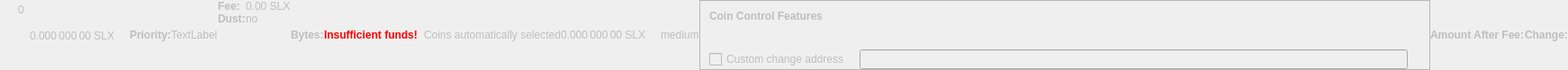
    <widget class="QWidget" name="dummyHideWidget" native="true">
     <property name="enabled">
      <bool>false</bool>
     </property>
     <property name="maximumSize">
      <size>
       <width>100</width>
       <height>22</height>
      </size>
     </property>
     <layout class="QHBoxLayout" name="dummyHideLayout">
      <property name="spacing">
       <number>0</number>
      </property>
      <property name="leftMargin">
       <number>0</number>
      </property>
      <property name="topMargin">
       <number>0</number>
      </property>
      <property name="rightMargin">
       <number>0</number>
      </property>
      <property name="bottomMargin">
       <number>0</number>
      </property>
      <item>
       <layout class="QFormLayout" name="formLayoutCoinControl1">
        <property name="horizontalSpacing">
         <number>10</number>
        </property>
        <property name="verticalSpacing">
         <number>14</number>
        </property>
        <property name="leftMargin">
         <number>10</number>
        </property>
        <property name="topMargin">
         <number>4</number>
        </property>
        <property name="rightMargin">
         <number>6</number>
        </property>
        <item row="0" column="1">
         <widget class="QLabel" name="labelCoinControlBytes">
          <property name="cursor">
           <cursorShape>IBeamCursor</cursorShape>
          </property>
          <property name="contextMenuPolicy">
           <enum>Qt::ActionsContextMenu</enum>
          </property>
          <property name="text">
           <string notr="true">0</string>
          </property>
          <property name="textInteractionFlags">
           <set>Qt::LinksAccessibleByMouse|Qt::TextSelectableByKeyboard|Qt::TextSelectableByMouse</set>
          </property>
         </widget>
        </item>
       </layout>
      </item>
      <item>
       <widget class="QLabel" name="labelCoinControlAfterFee">
        <property name="enabled">
         <bool>false</bool>
        </property>
        <property name="sizePolicy">
         <sizepolicy hsizetype="Fixed" vsizetype="Fixed">
          <horstretch>0</horstretch>
          <verstretch>0</verstretch>
         </sizepolicy>
        </property>
        <property name="minimumSize">
         <size>
          <width>111</width>
          <height>12</height>
         </size>
        </property>
        <property name="maximumSize">
         <size>
          <width>111</width>
          <height>12</height>
         </size>
        </property>
        <property name="cursor">
         <cursorShape>IBeamCursor</cursorShape>
        </property>
        <property name="contextMenuPolicy">
         <enum>Qt::ActionsContextMenu</enum>
        </property>
        <property name="text">
         <string notr="true">0.000 000 00 SLX</string>
        </property>
        <property name="textInteractionFlags">
         <set>Qt::LinksAccessibleByMouse|Qt::TextSelectableByKeyboard|Qt::TextSelectableByMouse</set>
        </property>
       </widget>
      </item>
      <item>
       <widget class="QLabel" name="labelCoinControlPriorityText">
        <property name="enabled">
         <bool>false</bool>
        </property>
        <property name="font">
         <font>
          <weight>75</weight>
          <bold>true</bold>
         </font>
        </property>
        <property name="text">
         <string>Priority:</string>
        </property>
       </widget>
      </item>
      <item>
       <layout class="QHBoxLayout" name="horizontalLayout">
        <item>
         <widget class="QLabel" name="WarningLabel">
          <property name="text">
           <string>TextLabel</string>
          </property>
         </widget>
        </item>
       </layout>
      </item>
      <item>
       <layout class="QFormLayout" name="formLayoutCoinControl3">
        <property name="horizontalSpacing">
         <number>0</number>
        </property>
        <property name="verticalSpacing">
         <number>0</number>
        </property>
        <property name="leftMargin">
         <number>0</number>
        </property>
        <property name="topMargin">
         <number>0</number>
        </property>
        <property name="rightMargin">
         <number>0</number>
        </property>
        <item row="0" column="0">
         <widget class="QLabel" name="labelCoinControlFeeText">
          <property name="enabled">
           <bool>false</bool>
          </property>
          <property name="font">
           <font>
            <weight>75</weight>
            <bold>true</bold>
           </font>
          </property>
          <property name="text">
           <string>Fee:</string>
          </property>
          <property name="margin">
           <number>0</number>
          </property>
         </widget>
        </item>
        <item row="0" column="1">
         <widget class="QLabel" name="labelCoinControlFee">
          <property name="enabled">
           <bool>false</bool>
          </property>
          <property name="cursor">
           <cursorShape>IBeamCursor</cursorShape>
          </property>
          <property name="contextMenuPolicy">
           <enum>Qt::ActionsContextMenu</enum>
          </property>
          <property name="text">
           <string notr="true">0.00 SLX</string>
          </property>
          <property name="textInteractionFlags">
           <set>Qt::LinksAccessibleByMouse|Qt::TextSelectableByKeyboard|Qt::TextSelectableByMouse</set>
          </property>
         </widget>
        </item>
        <item row="1" column="0">
         <widget class="QLabel" name="labelCoinControlLowOutputText">
          <property name="enabled">
           <bool>false</bool>
          </property>
          <property name="font">
           <font>
            <weight>75</weight>
            <bold>true</bold>
           </font>
          </property>
          <property name="text">
           <string>Dust:</string>
          </property>
         </widget>
        </item>
        <item row="1" column="1">
         <widget class="QLabel" name="labelCoinControlLowOutput">
          <property name="enabled">
           <bool>false</bool>
          </property>
          <property name="cursor">
           <cursorShape>IBeamCursor</cursorShape>
          </property>
          <property name="contextMenuPolicy">
           <enum>Qt::ActionsContextMenu</enum>
          </property>
          <property name="text">
           <string>no</string>
          </property>
          <property name="textInteractionFlags">
           <set>Qt::LinksAccessibleByMouse|Qt::TextSelectableByKeyboard|Qt::TextSelectableByMouse</set>
          </property>
         </widget>
        </item>
       </layout>
      </item>
      <item>
       <widget class="QLabel" name="labelCoinControlBytesText">
        <property name="enabled">
         <bool>false</bool>
        </property>
        <property name="font">
         <font>
          <weight>75</weight>
          <bold>true</bold>
         </font>
        </property>
        <property name="text">
         <string>Bytes:</string>
        </property>
       </widget>
      </item>
      <item>
       <layout class="QFormLayout" name="formLayoutCoinControl2">
        <property name="horizontalSpacing">
         <number>0</number>
        </property>
        <property name="verticalSpacing">
         <number>0</number>
        </property>
        <property name="leftMargin">
         <number>0</number>
        </property>
        <property name="topMargin">
         <number>0</number>
        </property>
        <property name="rightMargin">
         <number>0</number>
        </property>
       </layout>
      </item>
      <item>
       <layout class="QHBoxLayout" name="horizontalLayoutCoinControl2">
        <property name="spacing">
         <number>0</number>
        </property>
        <property name="bottomMargin">
         <number>0</number>
        </property>
       </layout>
      </item>
      <item>
       <widget class="QLabel" name="labelCoinControlInsuffFunds">
        <property name="enabled">
         <bool>false</bool>
        </property>
        <property name="minimumSize">
         <size>
          <width>0</width>
          <height>0</height>
         </size>
        </property>
        <property name="font">
         <font>
          <weight>75</weight>
          <bold>true</bold>
         </font>
        </property>
        <property name="styleSheet">
         <string notr="true">color:red;font-weight:bold;</string>
        </property>
        <property name="text">
         <string>Insufficient funds!</string>
        </property>
        <property name="margin">
         <number>5</number>
        </property>
       </widget>
      </item>
      <item>
       <layout class="QFormLayout" name="formLayoutCoinControl4">
        <property name="horizontalSpacing">
         <number>0</number>
        </property>
        <property name="verticalSpacing">
         <number>0</number>
        </property>
        <property name="leftMargin">
         <number>0</number>
        </property>
        <property name="topMargin">
         <number>0</number>
        </property>
        <property name="rightMargin">
         <number>0</number>
        </property>
       </layout>
      </item>
      <item>
       <widget class="QLabel" name="labelCoinControlChangeLabel">
        <property name="enabled">
         <bool>false</bool>
        </property>
        <property name="sizePolicy">
         <sizepolicy hsizetype="Preferred" vsizetype="Expanding">
          <horstretch>0</horstretch>
          <verstretch>0</verstretch>
         </sizepolicy>
        </property>
        <property name="minimumSize">
         <size>
          <width>0</width>
          <height>0</height>
         </size>
        </property>
        <property name="text">
         <string/>
        </property>
        <property name="margin">
         <number>3</number>
        </property>
       </widget>
      </item>
      <item>
       <widget class="QLabel" name="labelCoinControlAutomaticallySelected">
        <property name="enabled">
         <bool>false</bool>
        </property>
        <property name="sizePolicy">
         <sizepolicy hsizetype="Fixed" vsizetype="Fixed">
          <horstretch>0</horstretch>
          <verstretch>0</verstretch>
         </sizepolicy>
        </property>
        <property name="minimumSize">
         <size>
          <width>0</width>
          <height>0</height>
         </size>
        </property>
        <property name="maximumSize">
         <size>
          <width>240</width>
          <height>16777215</height>
         </size>
        </property>
        <property name="text">
         <string>Coins automatically selected</string>
        </property>
        <property name="margin">
         <number>5</number>
        </property>
       </widget>
      </item>
      <item>
       <widget class="QLabel" name="labelCoinControlChange">
        <property name="enabled">
         <bool>false</bool>
        </property>
        <property name="sizePolicy">
         <sizepolicy hsizetype="Fixed" vsizetype="Fixed">
          <horstretch>0</horstretch>
          <verstretch>0</verstretch>
         </sizepolicy>
        </property>
        <property name="minimumSize">
         <size>
          <width>111</width>
          <height>0</height>
         </size>
        </property>
        <property name="maximumSize">
         <size>
          <width>111</width>
          <height>16777215</height>
         </size>
        </property>
        <property name="cursor">
         <cursorShape>IBeamCursor</cursorShape>
        </property>
        <property name="contextMenuPolicy">
         <enum>Qt::ActionsContextMenu</enum>
        </property>
        <property name="text">
         <string notr="true">0.000 000 00 SLX</string>
        </property>
        <property name="textInteractionFlags">
         <set>Qt::LinksAccessibleByMouse|Qt::TextSelectableByKeyboard|Qt::TextSelectableByMouse</set>
        </property>
       </widget>
      </item>
      <item>
       <widget class="QLabel" name="labelCoinControlPriority">
        <property name="enabled">
         <bool>false</bool>
        </property>
        <property name="cursor">
         <cursorShape>IBeamCursor</cursorShape>
        </property>
        <property name="contextMenuPolicy">
         <enum>Qt::ActionsContextMenu</enum>
        </property>
        <property name="text">
         <string>medium</string>
        </property>
        <property name="textInteractionFlags">
         <set>Qt::LinksAccessibleByMouse|Qt::TextSelectableByKeyboard|Qt::TextSelectableByMouse</set>
        </property>
       </widget>
      </item>
      <item>
       <widget class="QFrame" name="frameCoinControl">
        <property name="sizePolicy">
         <sizepolicy hsizetype="Expanding" vsizetype="Expanding">
          <horstretch>0</horstretch>
          <verstretch>0</verstretch>
         </sizepolicy>
        </property>
        <property name="maximumSize">
         <size>
          <width>16777215</width>
          <height>16777215</height>
         </size>
        </property>
        <property name="frameShape">
         <enum>QFrame::StyledPanel</enum>
        </property>
        <property name="frameShadow">
         <enum>QFrame::Sunken</enum>
        </property>
        <layout class="QVBoxLayout" name="verticalLayoutCoinControl2_2">
         <property name="spacing">
          <number>0</number>
         </property>
         <property name="leftMargin">
          <number>0</number>
         </property>
         <property name="topMargin">
          <number>0</number>
         </property>
         <property name="rightMargin">
          <number>0</number>
         </property>
         <property name="bottomMargin">
          <number>0</number>
         </property>
         <item>
          <layout class="QVBoxLayout" name="verticalLayoutCoinControl" stretch="0,0,0,1">
           <property name="spacing">
            <number>0</number>
           </property>
           <property name="leftMargin">
            <number>10</number>
           </property>
           <property name="topMargin">
            <number>10</number>
           </property>
           <item>
            <layout class="QHBoxLayout" name="horizontalLayoutCoinControl1">
             <property name="bottomMargin">
              <number>15</number>
             </property>
             <item>
              <widget class="QLabel" name="labelCoinControlFeatures">
               <property name="enabled">
                <bool>false</bool>
               </property>
               <property name="sizePolicy">
                <sizepolicy hsizetype="Preferred" vsizetype="Maximum">
                 <horstretch>0</horstretch>
                 <verstretch>0</verstretch>
                </sizepolicy>
               </property>
               <property name="font">
                <font>
                 <weight>75</weight>
                 <bold>true</bold>
                </font>
               </property>
               <property name="styleSheet">
                <string notr="true">font-weight:bold;</string>
               </property>
               <property name="text">
                <string>Coin Control Features</string>
               </property>
              </widget>
             </item>
            </layout>
           </item>
           <item>
            <widget class="QWidget" name="widgetCoinControl" native="true">
             <property name="sizePolicy">
              <sizepolicy hsizetype="Preferred" vsizetype="Preferred">
               <horstretch>0</horstretch>
               <verstretch>0</verstretch>
              </sizepolicy>
             </property>
             <property name="minimumSize">
              <size>
               <width>0</width>
               <height>0</height>
              </size>
             </property>
             <property name="styleSheet">
              <string notr="true"/>
             </property>
             <layout class="QHBoxLayout" name="horizontalLayoutCoinControl5_2">
              <property name="leftMargin">
               <number>0</number>
              </property>
              <property name="topMargin">
               <number>0</number>
              </property>
              <property name="rightMargin">
               <number>0</number>
              </property>
              <property name="bottomMargin">
               <number>0</number>
              </property>
              <item>
               <layout class="QHBoxLayout" name="horizontalLayoutCoinControl3">
                <property name="spacing">
                 <number>20</number>
                </property>
                <property name="topMargin">
                 <number>0</number>
                </property>
                <property name="bottomMargin">
                 <number>10</number>
                </property>
               </layout>
              </item>
             </layout>
            </widget>
           </item>
           <item>
            <layout class="QHBoxLayout" name="horizontalLayoutCoinControl4" stretch="0,0,0">
             <property name="spacing">
              <number>12</number>
             </property>
             <property name="sizeConstraint">
              <enum>QLayout::SetDefaultConstraint</enum>
             </property>
             <property name="topMargin">
              <number>5</number>
             </property>
             <property name="rightMargin">
              <number>5</number>
             </property>
             <item>
              <widget class="QCheckBox" name="checkBoxCoinControlChange">
               <property name="enabled">
                <bool>false</bool>
               </property>
               <property name="toolTip">
                <string>If this is activated, but the change address is empty or invalid, change will be sent to a newly generated address.</string>
               </property>
               <property name="text">
                <string>Custom change address</string>
               </property>
              </widget>
             </item>
             <item>
              <widget class="QValidatedLineEdit" name="lineEditCoinControlChange">
               <property name="enabled">
                <bool>false</bool>
               </property>
               <property name="sizePolicy">
                <sizepolicy hsizetype="Expanding" vsizetype="Fixed">
                 <horstretch>0</horstretch>
                 <verstretch>0</verstretch>
                </sizepolicy>
               </property>
              </widget>
             </item>
             <item>
              <widget class="QLabel" name="labelCoinControlChangeLabel_2">
               <property name="sizePolicy">
                <sizepolicy hsizetype="Preferred" vsizetype="Expanding">
                 <horstretch>0</horstretch>
                 <verstretch>0</verstretch>
                </sizepolicy>
               </property>
               <property name="minimumSize">
                <size>
                 <width>0</width>
                 <height>0</height>
                </size>
               </property>
               <property name="text">
                <string/>
               </property>
               <property name="margin">
                <number>3</number>
               </property>
              </widget>
             </item>
            </layout>
           </item>
           <item>
            <spacer name="verticalSpacerCoinControl">
             <property name="orientation">
              <enum>Qt::Vertical</enum>
             </property>
             <property name="sizeHint" stdset="0">
              <size>
               <width>800</width>
               <height>1</height>
              </size>
             </property>
            </spacer>
           </item>
          </layout>
         </item>
        </layout>
       </widget>
      </item>
      <item>
       <widget class="QLabel" name="labelCoinControlAfterFeeText">
        <property name="enabled">
         <bool>false</bool>
        </property>
        <property name="minimumSize">
         <size>
          <width>0</width>
          <height>0</height>
         </size>
        </property>
        <property name="maximumSize">
         <size>
          <width>16777215</width>
          <height>16777215</height>
         </size>
        </property>
        <property name="font">
         <font>
          <weight>75</weight>
          <bold>true</bold>
         </font>
        </property>
        <property name="text">
         <string>Amount After Fee:</string>
        </property>
        <property name="alignment">
         <set>Qt::AlignLeading|Qt::AlignLeft|Qt::AlignVCenter</set>
        </property>
        <property name="margin">
         <number>0</number>
        </property>
       </widget>
      </item>
      <item>
       <widget class="QLabel" name="labelCoinControlChangeText">
        <property name="enabled">
         <bool>false</bool>
        </property>
        <property name="sizePolicy">
         <sizepolicy hsizetype="Preferred" vsizetype="Preferred">
          <horstretch>0</horstretch>
          <verstretch>0</verstretch>
         </sizepolicy>
        </property>
        <property name="minimumSize">
         <size>
          <width>0</width>
          <height>0</height>
         </size>
        </property>
        <property name="maximumSize">
         <size>
          <width>16777215</width>
          <height>16777215</height>
         </size>
        </property>
        <property name="font">
         <font>
          <weight>75</weight>
          <bold>true</bold>
         </font>
        </property>
        <property name="text">
         <string>Change:</string>
        </property>
        <property name="alignment">
         <set>Qt::AlignLeading|Qt::AlignLeft|Qt::AlignVCenter</set>
        </property>
       </widget>
      </item>
     </layout>
    </widget>
